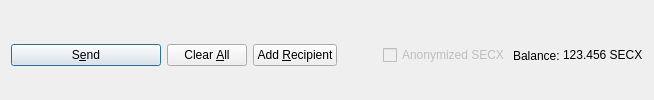
         <widget class="QFrame" name="frame_Send">
          <layout class="QHBoxLayout" name="horizontalLayout">
           <property name="bottomMargin">
            <number>0</number>
           </property>
           <item>
            <widget class="QPushButton" name="sendButton">
             <property name="minimumSize">
              <size>
               <width>150</width>
               <height>0</height>
              </size>
             </property>
             <property name="toolTip">
              <string>Confirm the send action</string>
             </property>
             <property name="text">
              <string>S&amp;end</string>
             </property>
             <property name="icon">
              <iconset resource="../securityx.qrc">
               <normaloff>:/icons/send</normaloff>:/icons/send</iconset>
             </property>
             <property name="autoDefault">
              <bool>false</bool>
             </property>
             <property name="default">
              <bool>true</bool>
             </property>
            </widget>
           </item>
           <item>
            <widget class="QPushButton" name="clearButton">
             <property name="sizePolicy">
              <sizepolicy hsizetype="Minimum" vsizetype="Fixed">
               <horstretch>0</horstretch>
               <verstretch>0</verstretch>
              </sizepolicy>
             </property>
             <property name="toolTip">
              <string>Clear all fields of the form.</string>
             </property>
             <property name="text">
              <string>Clear &amp;All</string>
             </property>
             <property name="icon">
              <iconset resource="../securityx.qrc">
               <normaloff>:/icons/remove</normaloff>:/icons/remove</iconset>
             </property>
             <property name="autoDefault">
              <bool>false</bool>
             </property>
            </widget>
           </item>
           <item>
            <widget class="QPushButton" name="addButton">
             <property name="toolTip">
              <string>Send to multiple recipients at once</string>
             </property>
             <property name="text">
              <string>Add &amp;Recipient</string>
             </property>
             <property name="icon">
              <iconset resource="../securityx.qrc">
               <normaloff>:/icons/add</normaloff>:/icons/add</iconset>
             </property>
             <property name="autoDefault">
              <bool>false</bool>
             </property>
            </widget>
           </item>
           <item>
            <spacer name="horizontalSpacer">
             <property name="orientation">
              <enum>Qt::Horizontal</enum>
             </property>
             <property name="sizeHint" stdset="0">
              <size>
               <width>40</width>
               <height>20</height>
              </size>
             </property>
            </spacer>
           </item>
           <item>
            <layout class="QHBoxLayout" name="horizontalLayout_2">
             <property name="spacing">
              <number>3</number>
             </property>
             <item>
              <widget class="QCheckBox" name="checkzSECX">
               <property name="enabled">
                <bool>false</bool>
               </property>
               <property name="text">
                <string>Anonymized SECX</string>
               </property>
              </widget>
             </item>
             <item>
              <widget class="QLabel" name="label">
               <property name="text">
                <string>Balance:</string>
               </property>
              </widget>
             </item>
             <item>
              <widget class="QLabel" name="labelBalance">
               <property name="sizePolicy">
                <sizepolicy hsizetype="Preferred" vsizetype="Fixed">
                 <horstretch>0</horstretch>
                 <verstretch>0</verstretch>
                </sizepolicy>
               </property>
               <property name="cursor">
                <cursorShape>IBeamCursor</cursorShape>
               </property>
               <property name="text">
                <string notr="true">123.456 SECX</string>
               </property>
               <property name="textInteractionFlags">
                <set>Qt::LinksAccessibleByMouse|Qt::TextSelectableByKeyboard|Qt::TextSelectableByMouse</set>
               </property>
              </widget>
             </item>
            </layout>
           </item>
          </layout>
         </widget>
